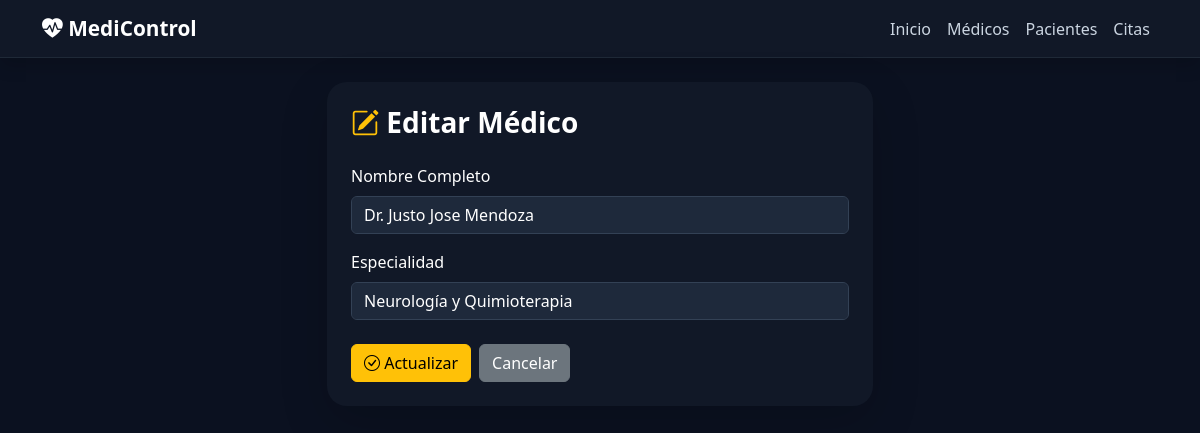
Page /medicos/edit/1 on the committed database.
### src/medicos/models.py (models this page shows, shortened)
class Medico(db.Model):
    __tablename__ = 'medicos'
    id = db.Column(db.Integer, primary_key=True)
    nombre = db.Column(db.String, nullable=False)
    especialidad = db.Column(db.String, nullable=False)
    citas = db.relationship('Cita', back_populates='medico', cascade='all, delete-orphan')

### src/medicos/routes.py (the view)
@bp_medicos.route('/edit/<int:id>', methods=['GET','POST'])
def edit(id):
    medico = Medico.query.get(id)
    if request.method == 'POST':
        medico.nombre = request.form.get('nombre')
        medico.especialidad = request.form.get('especialidad')
        db.session.commit()
        return redirect(url_for('medicos.index'))
    return render_template('medico/edit.html', medico=medico)

### src/medicos/templates/medico/edit.html
{% extends 'base.html' %}
{% block content %}
<div class="row justify-content-center">
    <div class="col-lg-6">
        <div class="card shadow-lg border-0">
            <div class="card-body p-4 text-white">
                <h3 class="fw-bold mb-4 text-white">
                    <i class="bi bi-pencil-square text-warning"></i>
                    Editar Médico
                </h3>
                <form method="POST">
                    <div class="mb-3">
                        <label class="form-label text-white">
                            Nombre Completo
                        </label>
                        <input
                            type="text"
                            name="nombre"
                            class="form-control"
                            value="{{ medico.nombre }}"
                            required
                        >
                    </div>
                    <div class="mb-4">
                        <label class="form-label text-white">
                            Especialidad
                        </label>
                        <input
                            type="text"
                            name="especialidad"
                            class="form-control"
                            value="{{ medico.especialidad }}"
                            required
                        >
                    </div>
                    <div class="d-flex gap-2">
                        <button
                            type="submit"
                            class="btn btn-warning">
                            <i class="bi bi-check-circle"></i>
                            Actualizar
                        </button>
                        <a href="{{ url_for('medicos.index') }}"
                           class="btn btn-secondary">
                            Cancelar
                        </a>
                    </div>
                </form>
            </div>
        </div>
    </div>
</div>
{% endblock %}

### src/templates/base.html (style rules this page uses)
body { background: #0b1120; color: white; min-height: 100vh; }
.card { background: #111827; border: 1px solid #1e293b; border-radius: 20px; }
.form-control, .form-select { background-color: #1e293b; color: white; border: 1px solid #334155; }

### rows in the picture
Medico: nombre "Dr. Justo Jose Mendoza", especialidad "Neurología y Quimioterapia"
